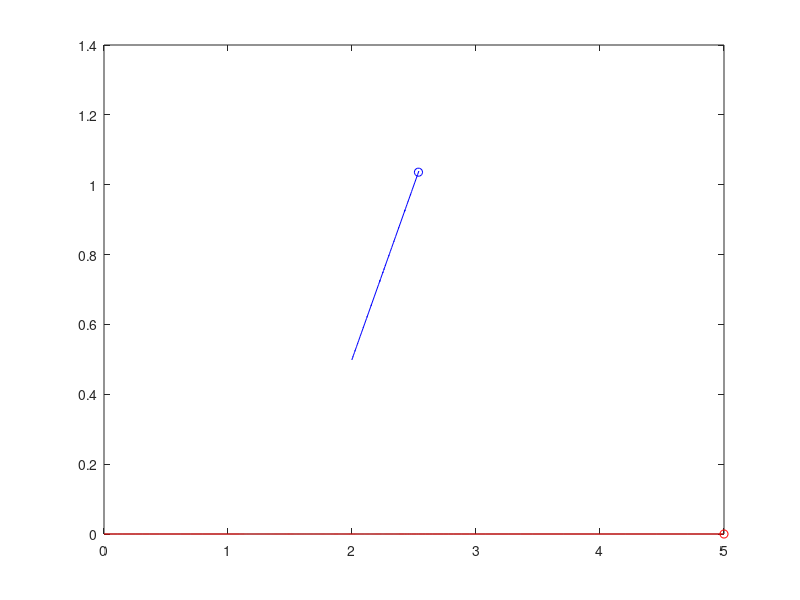

Here is the MATLAB script that generated this plot:
function simple_model
% This is a simple predator-prey interaction model


%% Parameters

% For the predator
pred.spd0           = 1;
pred.x0             = 0;
pred.y0             = 0;
pred.theta0         = 0;

% For the prey
prey.spd0           = 0;
prey.x0             = 2;
prey.y0             = 0.5;
prey.theta0         = 45/180*pi;
prey.dist_thresh    = 1;
prey.spdEscape      = 10;

% For the solver
param.t_span = [0 5];

% Solver options
options    = odeset('RelTol',1e-3);


%fps = 30;

%% Solve & post-processing

% Run solver
[t,X] = solver(pred,prey,param,options);

R.t = t;
R.xPrey = X(:,1);
R.yPrey = X(:,2);
R.thetaPrey = X(:,3);
R.xPred = X(:,4);
R.yPred = X(:,5);
R.thetaPred = X(:,6);

clear X t

figure

plot(R.xPrey,R.yPrey,'-b',R.xPrey(end),R.yPrey(end),'ob',...
        R.xPred,R.yPred,'-r',R.xPred(end),R.yPred(end),'or')


function [t,X] = solver(pred,prey,param,options)
% Numerical integration of the trajectory of predator and prey

X0(1,1) = prey.x0;
X0(2,1) = prey.y0;
X0(3,1) = prey.theta0;
X0(4,1) = pred.x0;
X0(5,1) = pred.y0;
X0(6,1) = pred.theta0;

[t,X] = ode45(@gov_eqn,param.t_span,X0,options);


    function dX = gov_eqn(t,X)
        % ODE of the dynamics of the system
        
        % Input: Prey position
        xPrey = X(1);
        yPrey = X(2);
        
        % Input: Prey orientation
        thetaPrey  = X(3);
        
        % Input: Predator position
        xPred = X(4);
        yPred = X(5);

        % Input: Predator orientation
        thetaPred  = X(6);
        
        % Distance from predator
        dist = hypot(xPred-xPrey,yPred-yPrey);
        
        % Predator speed
        spdPred = pred.spd0;
        
        % Prey speed
        if dist < prey.dist_thresh
            spdPrey = prey.spdEscape;
        else
            spdPrey = prey.spd0;
        end
        
        % Yaw rate  of prey
        OmegaPrey = 0;
        
        % Yaw rate of predator
        OmegaPred = 0;
    
        % Output: Prey velocity in x & y directions
        dX(1,1) = spdPrey * cos(thetaPrey);
        dX(2,1) = spdPrey * sin(thetaPrey);
        
         % Output: Prey rate of rotation
        dX(3,1) = OmegaPrey;
        
        % Output: Predator velocity in x & y directions
        dX(4,1) = spdPred * cos(thetaPred);
        dX(5,1) = spdPred * sin(thetaPred);

        % Output: Predator rate of rotation
        dX(6,1) = OmegaPred;
    end

end




end